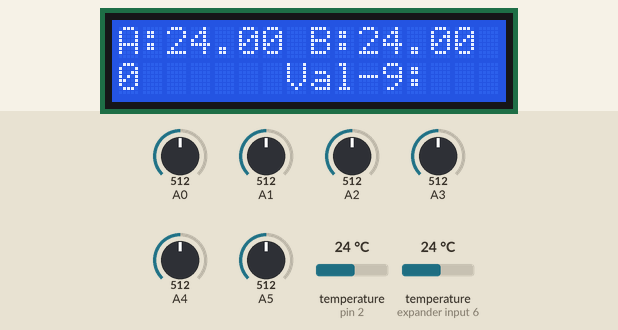
Recording of a sketch running on a simulated Arduino Uno, built with avr-gcc and run on an emulated ATmega328P. On the bench: 16×2 character LCD. Inputs (shaded band) come from the test bench; at power-on: temperature (sensors on pin 2, expander input 6) 24 °C, A0 = 512, A1 = 512, A3 = 512, A2 = 512, A4 = 512, A5 = 512. What the sketch prints to the serial monitor is not drawn.

Above: at 1.2 s.
1.3 s: temperature (sensor on pin 2) set to 12 °C
At 2.2 s:
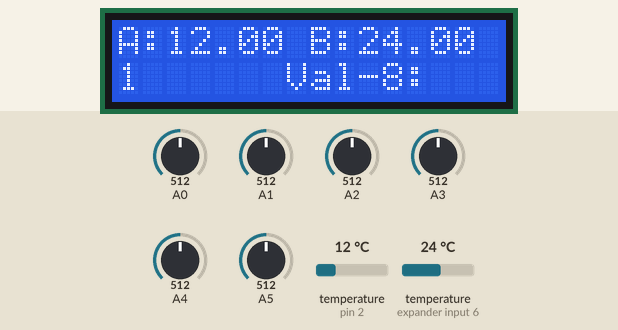
3.9 s: temperature (sensor on expander input 6) set to 12 °C
At 4.6 s:
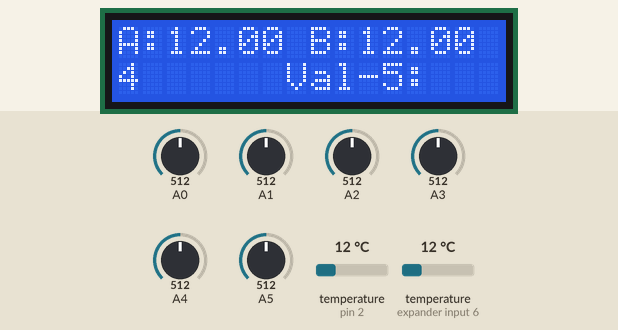
6.2 s: A0 set to 716
At 8.5 s:
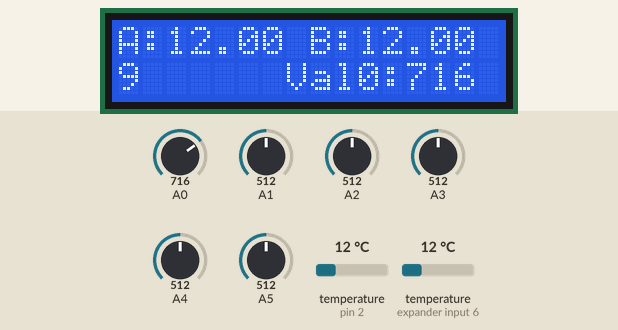
9.9 s: A1 set to 716
At 13.5 s:
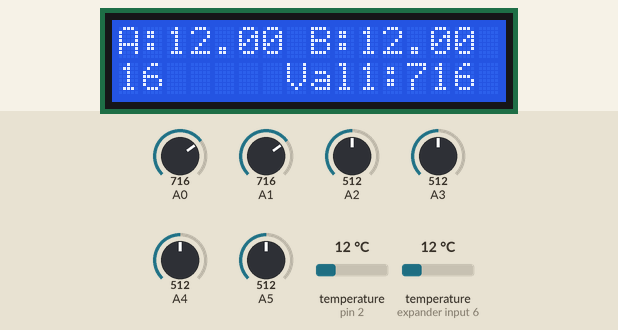
13.6 s: A3 set to 716
At 15.6 s:
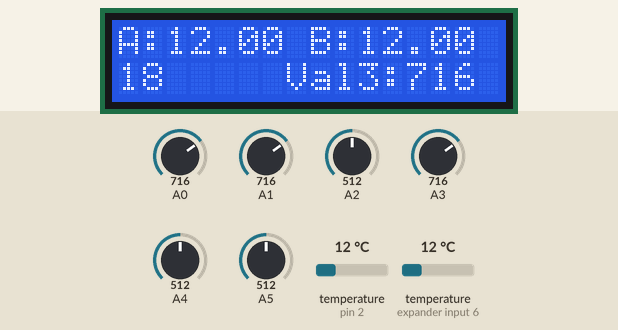
17.2 s: A2 set to 716
At 19.5 s:
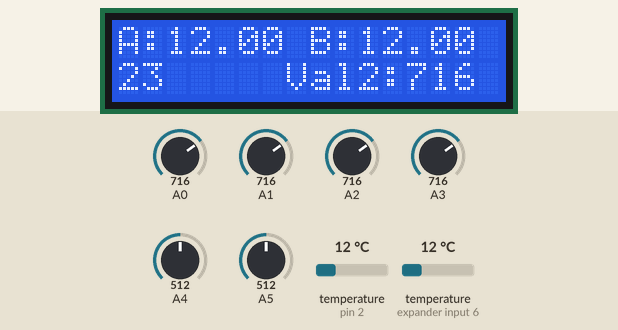
Timing chart, 0 to 21.0 s (numbered marks = the images above; inputs shaded):
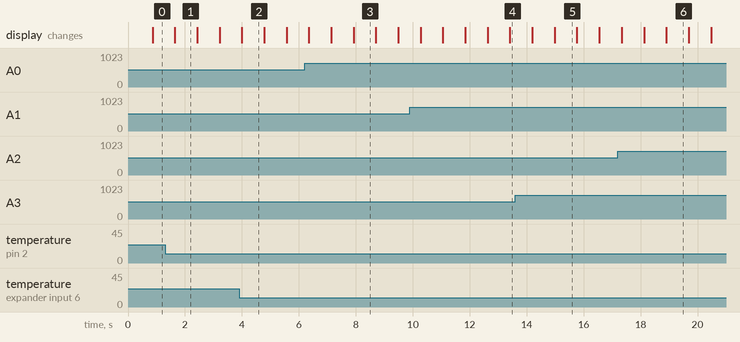

The sketch:

TEMP_Display.ino
```cpp
#include <OneWire.h>
#include <DallasTemperature.h>

// Data wire is plugged into pin 2 on the Arduino
#define ONE_WIRE_BUS 2

// Setup a oneWire instance to communicate with any OneWire devices
// (not just Maxim/Dallas temperature ICs)
OneWire oneWire(ONE_WIRE_BUS);

// Pass our oneWire reference to Dallas Temperature.
DallasTemperature sensors(&oneWire);

#include <LiquidCrystal.h>

// initialize the library by associating any needed LCD interface pin
// with the arduino pin number it is connected to
const int rs = 4, en = 5, d4 = 6, d5 = 7, d6 = 8, d7 = 9;
LiquidCrystal lcd(rs, en, d4, d5, d6, d7);

float temp1 = 88;
float temp2 = 88;
int val0 = 0;
int val1 = 0;
int val2 = 0;
int val3 = 0;
int val4 = 0;
int val5 = 0;

long count = 0;
int displayVal = -10;


//#define TEMP_9_BIT  0x1F //  9 bit
//#define TEMP_10_BIT 0x3F // 10 bit
//#define TEMP_11_BIT 0x5F // 11 bit
#define TEMP_12_BIT 0x7F // 12 bit

void setup(void)
{
  // set up the LCD's number of columns and rows:
  lcd.begin(16, 2);
  // start serial port
  Serial.begin(115200);
  Serial.println("Dallas Temperature IC Control Library Demo");

  // Start up the library
  sensors.begin();
  lcd.clear();

}


void loop(void)
{

  val0 = analogRead(A0);
  val1 = analogRead(A1);
  val2 = analogRead(A2);
  val3 = analogRead(A3);
  val4 = analogRead(A4);
  val5 = analogRead(A5);

  // call sensors.requestTemperatures() to issue a global temperature
  // request to all devices on the bus
  //  Serial.print(" Requesting temperatures...");
  sensors.requestTemperatures(); // Send the command to get temperatures
  //  Serial.println("DONE");

  temp1 = sensors.getTempCByIndex(0);
  temp2 = sensors.getTempCByIndex(1);
  // Why "byIndex"?
  // You can have more than one IC on the same bus.
  // 0 refers to the first IC on the wire


  Serial.print(count);
  Serial.print("  No.1 Temp: ");
  Serial.print(temp1);
  Serial.print("  No.2 Temp: ");
  Serial.print(temp2);
  Serial.print("  v0: ");
  Serial.print(val0);
  Serial.print("  v1: ");
  Serial.print(val1);
  Serial.print("  v2: ");
  Serial.print(val2);
  Serial.print("  v3: ");
  Serial.print(val3);
  Serial.print("  v4: ");
  Serial.print(val4);
  Serial.print("  v5: ");
  Serial.println(val5);


  // set the cursor to column 0, line 0
  // (note: line 1 is the second row, since counting begins with 0):
  if (count % 20 == 0)
  {
    lcd.clear();
  }

  lcd.setCursor(0, 0);
  lcd.print("A:");
  lcd.print(temp1);

  lcd.setCursor(8, 0);
  lcd.print("B:");
  lcd.print(temp2);

  lcd.setCursor(0, 1);
  lcd.print(count);

  count++;
  displayVal++;

  if (displayVal > 5) {
    displayVal = 0;
  }

  //Serial.println(displayVal);

  lcd.setCursor(7, 1);
  lcd.print("Val");
  lcd.print(displayVal);
  lcd.print(":");


  if (displayVal == 0) {
    lcd.print(val0);
  }
  if (displayVal == 1) {
    lcd.print(val1);
  }
  if (displayVal == 2) {
    lcd.print(val2);
  }
  if (displayVal == 3) {
    lcd.print(val3);
  }
  if (displayVal == 4) {
    lcd.print(val4);
  }
  if (displayVal == 5) {
    lcd.print(val5);
  }

}
```

Measured:
- what the display in image 1 shows lasts 0.7 s, from 1.7 s to 2.4 s
